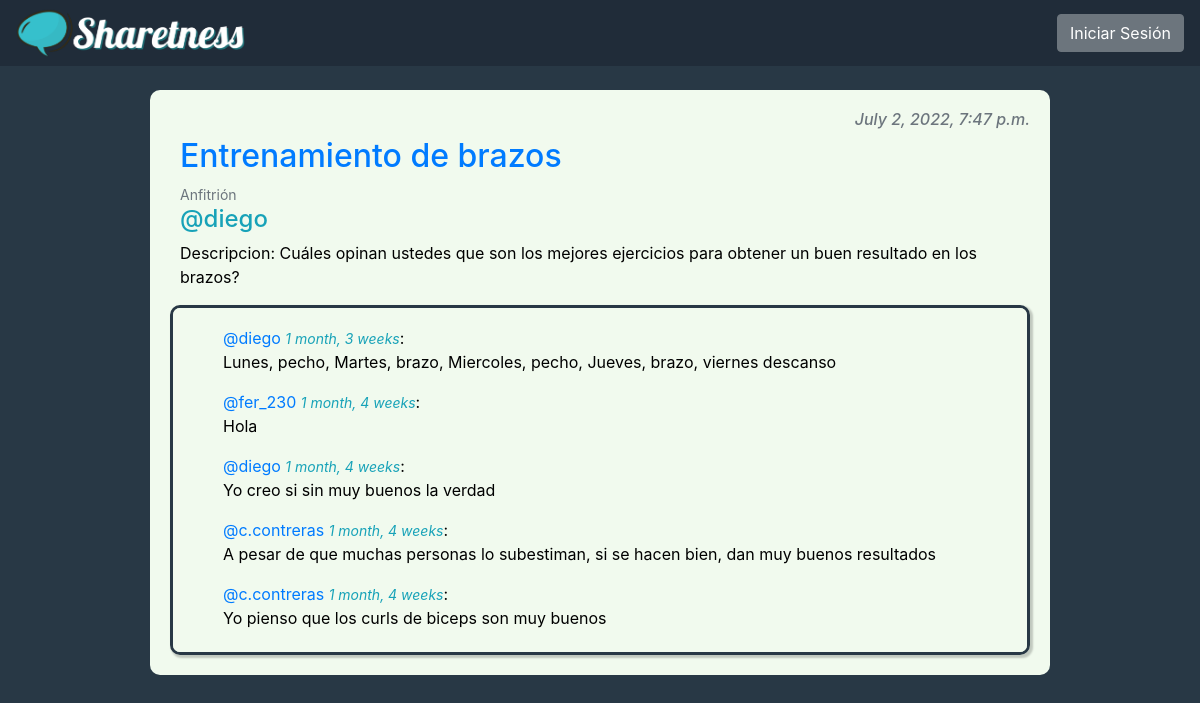
/room/42, run on an earlier commit of the app's database.
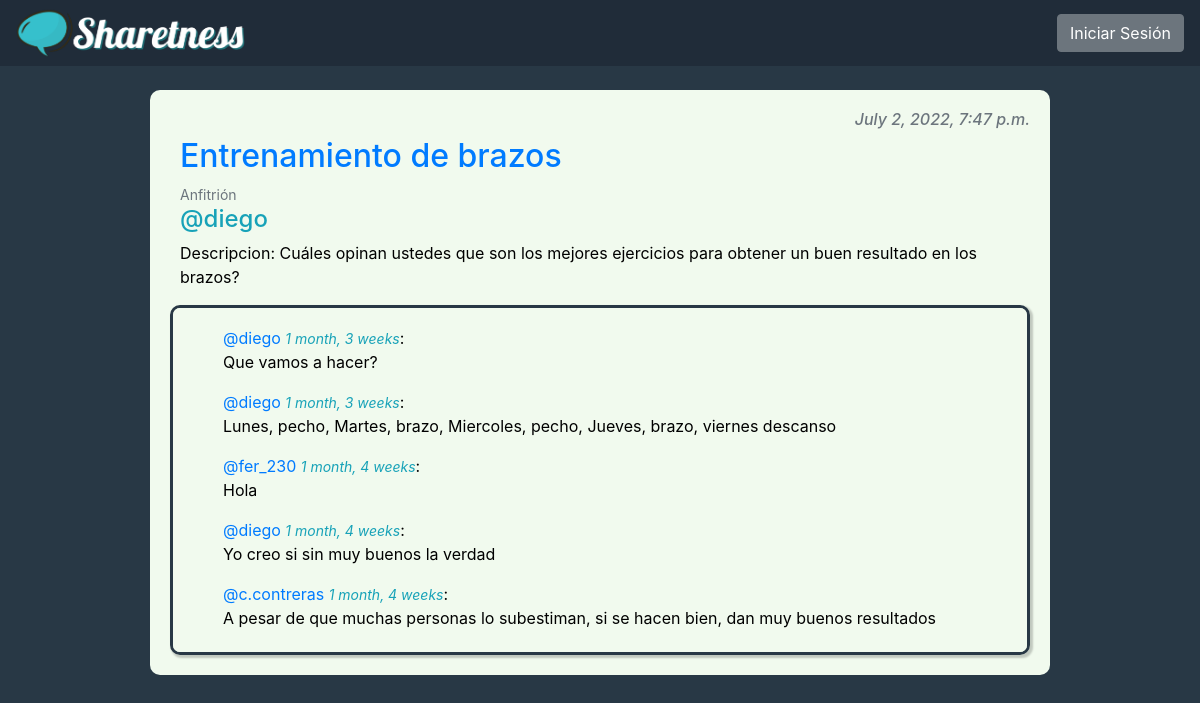
And on a later commit of the database.
### forum/models.py (models this page shows, shortened)
class Room(models.Model):
    host = models.ForeignKey(User, on_delete=models.SET_NULL, null=True)
    topic = models.ForeignKey(Topic, on_delete=models.SET_NULL, null=True)
    name = models.CharField(max_length=200)
    description =models.TextField(null=True, blank=True)
    update = models.DateTimeField(auto_now=True)
    created = models.DateTimeField(auto_now_add=True)
    class Meta:
        ordering = ['-update', '-created']

class Message(models.Model):
    user = models.ForeignKey(User, on_delete=models.CASCADE)
    room = models.ForeignKey(Room, on_delete=models.CASCADE)
    body = models.TextField()
    created = models.DateTimeField(auto_now_add=True)

### forum/views.py (the view, shortened to what this page needs)
# urls.py: path('room/<str:pk>',views.room, name="room"),
def room(request, pk):
    room = Room.objects.get(id=pk)
    room_messages = room.message_set.all().order_by('-created')
    context = {'room': room, 'room_messages': room_messages}
    return render(request, 'forum/room.html', context)

### forum/templates/forum/room.html (shortened to what this page needs)
{% extends 'main.html' %}
{% block content %}
    <div class="room-container mt-4 w-75 mx-auto"
>
        <div class="room-header d-flex flex-column">
            <small class="align-self-end font-italic h6 text-secondary">{{ room.created }}</small>
            <h2 class="text-primary">{{ room.name }}</h2>
            <small class="text-secondary">Anfitrión</small>
            <h4><span class="text-info ">@{{ room.host.username }}</span></h4>
            <p>Descripcion: {{ room.description }}</p>
        </div>
        <div class="room-messages">
            <ul>
                {% for msg in room_messages %}
                    <p class="mt-2">
                        <span class="text-primary">@{{ msg.user.username }}</span>
                        <small class="text-info font-italic">{{ msg.created|timesince }}</small>:
                        <br>
                        {{ msg.body }}
                    </p>
                {% endfor %}
            </ul>
        </div>
    </div>
{% endblock content %}

### templates/main.html (shortened to what this page needs)
<!DOCTYPE html>
{% load static %}
<html lang="es">
<head>
    <link rel="stylesheet" href="https://cdn.jsdelivr.net/npm/bootstrap@4.6.1/dist/css/bootstrap.min.css">
    <link rel="stylesheet" type='text/css' media='screen' href="{% static 'styles/main.css' %}">
</head>
<body>
    {% include 'navbar.html' %}
    <div class="main">
        {% block content %}
        {% endblock %}
    </div>
</body>
</html>

### templates/navbar.html (shortened to what this page needs)
{% load static %}
<nav class="navbar navbar-expand-lg navbar-light d-flex justify-content-space">
    <a href="/">
        <img id="logo"src={% static 'images/logo.png' %} height="50px" alt="" style="object-fit:contain;">
    </a>
    <div class="collapse navbar-collapse justify-content-end" id="navbarNavAltMarkup">
      <div class="navbar-nav d-flex flex-column align-self-end">
        {% if request.user.is_authenticated %}
                <a href={% url 'logout' %}><button class="btn btn-secondary">Cerrar Sesión</button></a>
        {% else %}
            <a href={% url 'login' %}> <button class="btn btn-secondary">Iniciar Sesión</button>    </a>
        {% endif %}
      </div>
    </div>
  </nav>

### static/styles/main.css (style rules this page uses)
body { background-color: #283845; color: white; }
.navbar { background-color: #202C39; }
.room-container { margin-top: 5px; background-color: #f1faee; padding: 20px; border-radius: 10px; color: black; max-height: 100vh; }
.room-header { margin-left: 10px; }
.room-messages { background-color: #f1faee; border-radius: 10px; padding:10px; height: 350px; border: 3px solid #283845; box-shadow: 2px 2px 2px 1px rgba(0, 0, 0, 0.2); overflow: auto; }

What changed in the data, as far as the page shows it:
no longer on this page (row unchanged): Message: user.username "c.contreras", created "1 month, 4 weeks", body "Yo pienso que los curls de biceps son muy buenos"
added Message: user.username "diego", created "1 month, 3 weeks", body "Que vamos a hacer?"
